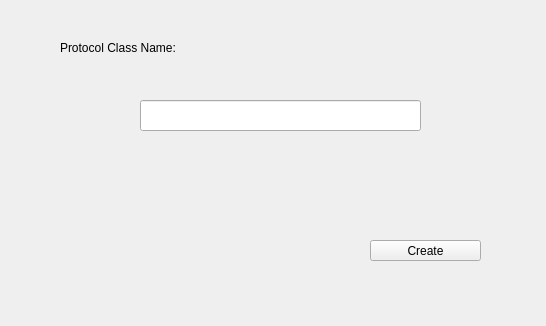
<?xml version="1.0" encoding="UTF-8"?>
<ui version="4.0">
 <class>MainWindow</class>
 <widget class="QMainWindow" name="MainWindow">
  <property name="geometry">
   <rect>
    <x>0</x>
    <y>0</y>
    <width>546</width>
    <height>326</height>
   </rect>
  </property>
  <property name="windowTitle">
   <string>MainWindow</string>
  </property>
  <widget class="QWidget" name="centralWidget">
   <widget class="QPushButton" name="pushButton">
    <property name="geometry">
     <rect>
      <x>370</x>
      <y>240</y>
      <width>111</width>
      <height>21</height>
     </rect>
    </property>
    <property name="text">
     <string>Create</string>
    </property>
   </widget>
   <widget class="QLabel" name="label">
    <property name="geometry">
     <rect>
      <x>60</x>
      <y>40</y>
      <width>271</width>
      <height>16</height>
     </rect>
    </property>
    <property name="text">
     <string>Protocol Class Name:</string>
    </property>
   </widget>
   <widget class="QLineEdit" name="lineEdit">
    <property name="geometry">
     <rect>
      <x>140</x>
      <y>100</y>
      <width>281</width>
      <height>31</height>
     </rect>
    </property>
   </widget>
  </widget>
 </widget>
 <layoutdefault spacing="6" margin="11"/>
 <resources/>
 <connections/>
</ui>
